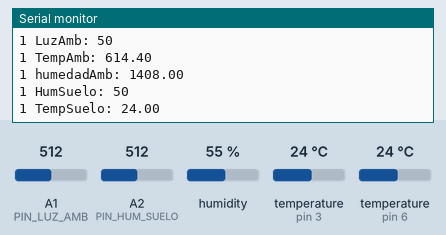
Simulated run of this sketch. Board: Arduino Uno, built with avr-gcc and run on an emulated ATmega328P. On the bench: the last lines printed to the serial monitor. Wiring (inferred from the names in the program): DHT11 sensor: data pin 6. Inputs (shaded band) come from the test bench; at power-on: humidity 55 %, temperature (sensors on pin 3, pin 6) 24 °C, A1 (PIN_LUZ_AMB) = 512, A2 (PIN_HUM_SUELO) = 512. EEPROM starts erased. At 15.8 s the program stops and its outputs stay as they are.

Above: at 2.2 s.
2.3 s: humidity set to 22 %
At 3.6 s:
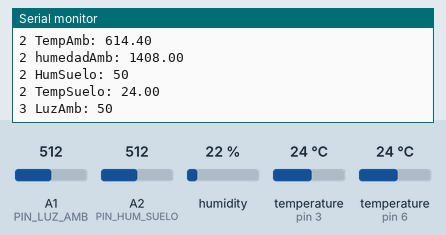
3.9 s: temperature (sensor on pin 3) set to 12 °C
At 3.9 s:
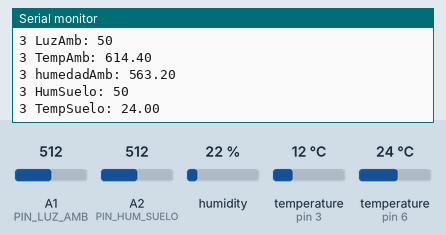
5.5 s: A1 (PIN_LUZ_AMB) set to 716
At 6.7 s:
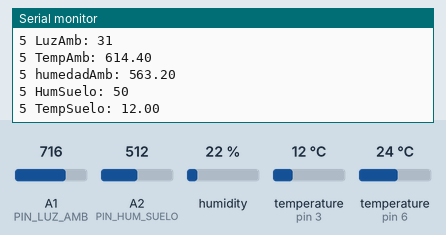
7.1 s: A2 (PIN_HUM_SUELO) set to 716
At 8.0 s:
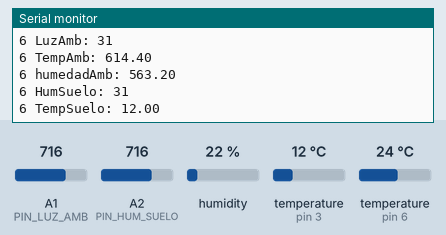
8.7 s: temperature (sensor on pin 6) set to 12 °C
At 8.7 s:
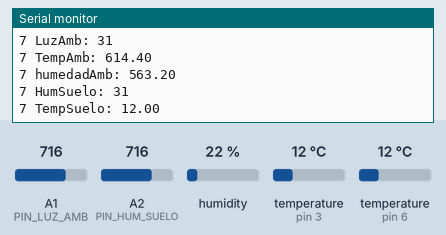
10.3 s: temperature (sensor on pin 3) set to 19 °C
At 16.7 s:
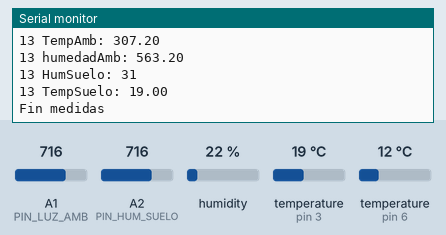
Timing chart, 0 to 17.3 s (numbered marks = the images above; inputs shaded):
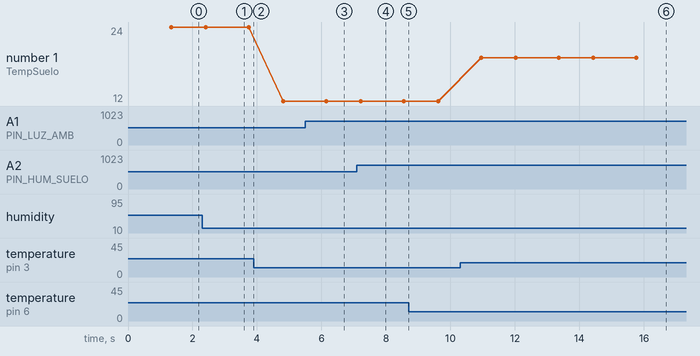

The sketch:

NucleoGrabacionPruebas.ino
```cpp
// LIBRERÍAS
#include <EEPROM.h>
#include "DHT.h"
#include <OneWire.h>

// NÚCLEO GRABACIÓN
// Control del numero de datos guardados
int numMedida=1;
#define NUM_MAX_MEDIDAS 13

// Tiempos entre medidas e inicial
const unsigned long TIEMPO_ESPERA_INICIAL = 1000;//12*long(3600)*long(1000);        //ms
const unsigned long TIEMPO_ESPERA_ENTRE_MEDIDAS = 1000; //2*long(3600)*long(1000);    //ms

// OTROS MÓDULOS
// Luz ambiente
#define PIN_LUZ_AMB A1
int posEscrLuzAmb = 52;

// Común a temperatura ambiente y humedad ambiente
#define PIN_TEMP_HUM_AMB 6
#define DHTTYPE DHT22
DHT sensorTHAmb(PIN_TEMP_HUM_AMB, DHTTYPE);     // Objeto temperatura humedad ambiente

// Temperatura ambiente
int posEscrTempAmb = 65;

// Humedad ambiente
int posEscrHumAmb = 117;

// Humedad suelo
#define PIN_HUM_SUELO A2
int posEscrHumSuelo = 169;

// Temperatura suelo
#define PIN_TEMP_SUELO 3
int posEscrTempSuelo = 0;
OneWire sensorTempSuelo (PIN_TEMP_SUELO);     // Objeto temperatura suelo

// NÚCLEO GRABACIÓN
void setup() {
  // Pruebas ??
  Serial.begin(9600);

  // Iniciar objetos
  sensorTHAmb.begin();
  //sensorTempSuelo.begin(); ??

  // Espera inicial
  delay(TIEMPO_ESPERA_INICIAL);
}

void loop() {
  // Llamar a las funciones de lectura de los sensores
  grabar1ValorMasLuzAmb();
  grabar1ValorMasTempAmb();
  grabar1ValorMasHumAmb();
  grabar1ValorMasHumSuelo();
  grabar1ValorMasTempSuelo();

  // Incremento contador medidas si son correctas
  numMedida++;

  // Posible bloqueo (en cuanto lee la última medida se bloquea)
  if(numMedida>NUM_MAX_MEDIDAS){
      Serial.println("Fin medidas");
      while(1);                                   // Deja parado el sistema cuando alcanza el numero de medidas. SUSTITUIR POR DORMIR SISTEMA
  }

  //Tiempo espera entre medidas
  delay (TIEMPO_ESPERA_ENTRE_MEDIDAS);
}


// FUNCIONES DISTINTOS SENSORES
// Humedad suelo
void grabar1ValorMasHumSuelo() {
  int humedadSuelo;
  humedadSuelo = analogRead(PIN_HUM_SUELO);
  humedadSuelo = map(humedadSuelo, 0, 1023, 100, 0);
  Serial.print(numMedida);
    Serial.print(" HumSuelo: ");
    Serial.println(humedadSuelo);
  EEPROM.put(posEscrHumSuelo, humedadSuelo);
  posEscrHumSuelo =  posEscrHumSuelo + sizeof(int);
}


// Luz
void grabar1ValorMasLuzAmb() {
  byte luz = map(analogRead(PIN_LUZ_AMB), 0, 1023, 100, 0);
  Serial.print(numMedida);
    Serial.print(" LuzAmb: ");
    Serial.println(luz);
  EEPROM.put(posEscrLuzAmb, luz);
  posEscrLuzAmb++;
}

// Humedad ambiente
void grabar1ValorMasHumAmb(){
    float humedad = sensorTHAmb.readHumidity();
    Serial.print(numMedida);
    Serial.print(" humedadAmb: ");
    Serial.println(humedad);
    EEPROM.put(posEscrHumAmb,humedad);
    posEscrHumAmb=posEscrHumAmb+4;
}

// Temperatura ambiente
void grabar1ValorMasTempAmb(){
    float temperatura = sensorTHAmb.readTemperature();
    EEPROM.put(posEscrTempAmb,temperatura);
    Serial.print(numMedida);
    Serial.print(" TempAmb: ");
    Serial.println(temperatura);
    posEscrTempAmb=posEscrTempAmb+4;
}

// Temperatura del suelo
void grabar1ValorMasTempSuelo() {
  float temperature= getTemp();
  Serial.print(numMedida);
    Serial.print(" TempSuelo: ");
    Serial.println(temperature);
  EEPROM.put(posEscrTempSuelo,temperature);
  posEscrTempSuelo = posEscrTempSuelo + sizeof(float);
}

float getTemp(){
  // returns the temperature from one DS18S20 in DEG Celsius

  byte data[12];
  byte addr[8];

  if ( !sensorTempSuelo.search(addr)) {
      // no more sensors on chain, reset search
      sensorTempSuelo.reset_search();
      Serial.println("NO hay sensores en la cadena!");
      return -1000;
  }

  if ( OneWire::crc8( addr, 7) != addr[7]) {
      Serial.println("CRC is not valid!");
      return -1000;
  }

  if ( addr[0] != 0x10 && addr[0] != 0x28) {
      Serial.println("Device is not recognized");
      return -1000;
  }

  sensorTempSuelo.reset();
  sensorTempSuelo.select(addr);
  sensorTempSuelo.write(0x44,1); // start conversion, with parasite power on at the end

  byte present = sensorTempSuelo.reset();
  sensorTempSuelo.select(addr);
  sensorTempSuelo.write(0xBE); // Read Scratchpad


  for (int i = 0; i < 9; i++) { // we need 9 bytes
    data[i] = sensorTempSuelo.read();
  }

  sensorTempSuelo.reset_search();

  byte MSB = data[1];
  byte LSB = data[0];

  float tempRead = ((MSB << 8) | LSB); // using two's compliment
  float temperatureSum = tempRead / 16;

  return temperatureSum;
}
```

DHT.cpp
```cpp
// (licence header left out)
#include "DHT.h"

#define MIN_INTERVAL 2000

DHT::DHT(uint8_t pin, uint8_t type, uint8_t count) {
  _pin = pin;
  _type = type;
  #ifdef __AVR
    _bit = digitalPinToBitMask(pin);
    _port = digitalPinToPort(pin);
  #endif
  _maxcycles = microsecondsToClockCycles(1000);  // 1 millisecond timeout for
                                                 // reading pulses from DHT sensor.
  // Note that count is now ignored as the DHT reading algorithm adjusts itself
  // basd on the speed of the processor.
}

void DHT::begin(void) {
  // set up the pins!
  pinMode(_pin, INPUT_PULLUP);
  // Using this value makes sure that millis() - lastreadtime will be
  // >= MIN_INTERVAL right away. Note that this assignment wraps around,
  // but so will the subtraction.
  _lastreadtime = -MIN_INTERVAL;
  DEBUG_PRINT("Max clock cycles: "); DEBUG_PRINTLN(_maxcycles, DEC);
}

//boolean S == Scale.  True == Fahrenheit; False == Celcius
float DHT::readTemperature(bool S, bool force) {
  float f = NAN;

  if (read(force)) {
    switch (_type) {
    case DHT11:
      f = data[2];
      if(S) {
        f = convertCtoF(f);
      }
      break;
    case DHT22:
    case DHT21:
      f = data[2] & 0x7F;
      f *= 256;
      f += data[3];
      f *= 0.1;
      if (data[2] & 0x80) {
        f *= -1;
      }
      if(S) {
        f = convertCtoF(f);
      }
      break;
    }
  }
  return f;
}

float DHT::convertCtoF(float c) {
  return c * 1.8 + 32;
}

float DHT::convertFtoC(float f) {
  return (f - 32) * 0.55555;
}

float DHT::readHumidity(bool force) {
  float f = NAN;
  if (read()) {
    switch (_type) {
    case DHT11:
      f = data[0];
      break;
    case DHT22:
    case DHT21:
      f = data[0];
      f *= 256;
      f += data[1];
      f *= 0.1;
      break;
    }
  }
  return f;
}

//boolean isFahrenheit: True == Fahrenheit; False == Celcius
float DHT::computeHeatIndex(float temperature, float percentHumidity, bool isFahrenheit) {
  // Using both Rothfusz and Steadman's equations
  // http://www.wpc.ncep.noaa.gov/html/heatindex_equation.shtml
  float hi;

  if (!isFahrenheit)
    temperature = convertCtoF(temperature);

  hi = 0.5 * (temperature + 61.0 + ((temperature - 68.0) * 1.2) + (percentHumidity * 0.094));

  if (hi > 79) {
    hi = -42.379 +
             2.04901523 * temperature +
            10.14333127 * percentHumidity +
            -0.22475541 * temperature*percentHumidity +
            -0.00683783 * pow(temperature, 2) +
            -0.05481717 * pow(percentHumidity, 2) +
             0.00122874 * pow(temperature, 2) * percentHumidity +
             0.00085282 * temperature*pow(percentHumidity, 2) +
            -0.00000199 * pow(temperature, 2) * pow(percentHumidity, 2);

    if((percentHumidity < 13) && (temperature >= 80.0) && (temperature <= 112.0))
      hi -= ((13.0 - percentHumidity) * 0.25) * sqrt((17.0 - abs(temperature - 95.0)) * 0.05882);

    else if((percentHumidity > 85.0) && (temperature >= 80.0) && (temperature <= 87.0))
      hi += ((percentHumidity - 85.0) * 0.1) * ((87.0 - temperature) * 0.2);
  }

  return isFahrenheit ? hi : convertFtoC(hi);
}

boolean DHT::read(bool force) {
  // Check if sensor was read less than two seconds ago and return early
  // to use last reading.
  uint32_t currenttime = millis();
  if (!force && ((currenttime - _lastreadtime) < 2000)) {
    return _lastresult; // return last correct measurement
  }
  _lastreadtime = currenttime;

  // Reset 40 bits of received data to zero.
  data[0] = data[1] = data[2] = data[3] = data[4] = 0;

  // Send start signal.  See DHT datasheet for full signal diagram:
  //   http://www.adafruit.com/datasheets/Digital%20humidity%20and%20temperature%20sensor%20AM2302.pdf

  // Go into high impedence state to let pull-up raise data line level and
  // start the reading process.
  digitalWrite(_pin, HIGH);
  delay(250);

  // First set data line low for 20 milliseconds.
  pinMode(_pin, OUTPUT);
  digitalWrite(_pin, LOW);
  delay(20);

  uint32_t cycles[80];
  {
    // Turn off interrupts temporarily because the next sections are timing critical
    // and we don't want any interruptions.
    InterruptLock lock;

    // End the start signal by setting data line high for 40 microseconds.
    digitalWrite(_pin, HIGH);
    delayMicroseconds(40);

    // Now start reading the data line to get the value from the DHT sensor.
    pinMode(_pin, INPUT_PULLUP);
    delayMicroseconds(10);  // Delay a bit to let sensor pull data line low.

    // First expect a low signal for ~80 microseconds followed by a high signal
    // for ~80 microseconds again.
    if (expectPulse(LOW) == 0) {
      DEBUG_PRINTLN(F("Timeout waiting for start signal low pulse."));
      _lastresult = false;
      return _lastresult;
    }
    if (expectPulse(HIGH) == 0) {
      DEBUG_PRINTLN(F("Timeout waiting for start signal high pulse."));
      _lastresult = false;
      return _lastresult;
    }

    // Now read the 40 bits sent by the sensor.  Each bit is sent as a 50
    // microsecond low pulse followed by a variable length high pulse.  If the
    // high pulse is ~28 microseconds then it's a 0 and if it's ~70 microseconds
    // then it's a 1.  We measure the cycle count of the initial 50us low pulse
    // and use that to compare to the cycle count of the high pulse to determine
    // if the bit is a 0 (high state cycle count < low state cycle count), or a
    // 1 (high state cycle count > low state cycle count). Note that for speed all
    // the pulses are read into a array and then examined in a later step.
    for (int i=0; i<80; i+=2) {
      cycles[i]   = expectPulse(LOW);
      cycles[i+1] = expectPulse(HIGH);
    }
  } // Timing critical code is now complete.

  // Inspect pulses and determine which ones are 0 (high state cycle count < low
  // state cycle count), or 1 (high state cycle count > low state cycle count).
  for (int i=0; i<40; ++i) {
    uint32_t lowCycles  = cycles[2*i];
    uint32_t highCycles = cycles[2*i+1];
    if ((lowCycles == 0) || (highCycles == 0)) {
      DEBUG_PRINTLN(F("Timeout waiting for pulse."));
      _lastresult = false;
      return _lastresult;
    }
    data[i/8] <<= 1;
    // Now compare the low and high cycle times to see if the bit is a 0 or 1.
    if (highCycles > lowCycles) {
      // High cycles are greater than 50us low cycle count, must be a 1.
      data[i/8] |= 1;
    }
    // Else high cycles are less than (or equal to, a weird case) the 50us low
    // cycle count so this must be a zero.  Nothing needs to be changed in the
    // stored data.
  }

  DEBUG_PRINTLN(F("Received:"));
  DEBUG_PRINT(data[0], HEX); DEBUG_PRINT(F(", "));
  DEBUG_PRINT(data[1], HEX); DEBUG_PRINT(F(", "));
  DEBUG_PRINT(data[2], HEX); DEBUG_PRINT(F(", "));
  DEBUG_PRINT(data[3], HEX); DEBUG_PRINT(F(", "));
  DEBUG_PRINT(data[4], HEX); DEBUG_PRINT(F(" =? "));
  DEBUG_PRINTLN((data[0] + data[1] + data[2] + data[3]) & 0xFF, HEX);

  // Check we read 40 bits and that the checksum matches.
  if (data[4] == ((data[0] + data[1] + data[2] + data[3]) & 0xFF)) {
    _lastresult = true;
    return _lastresult;
  }
  else {
    DEBUG_PRINTLN(F("Checksum failure!"));
    _lastresult = false;
    return _lastresult;
  }
}

// Expect the signal line to be at the specified level for a period of time and
// return a count of loop cycles spent at that level (this cycle count can be
// used to compare the relative time of two pulses).  If more than a millisecond
// ellapses without the level changing then the call fails with a 0 response.
// This is adapted from Arduino's pulseInLong function (which is only available
// in the very latest IDE versions):
//   https://github.com/arduino/Arduino/blob/master/hardware/arduino/avr/cores/arduino/wiring_pulse.c
uint32_t DHT::expectPulse(bool level) {
  uint32_t count = 0;
  // On AVR platforms use direct GPIO port access as it's much faster and better
  // for catching pulses that are 10's of microseconds in length:
  #ifdef __AVR
    uint8_t portState = level ? _bit : 0;
    while ((*portInputRegister(_port) & _bit) == portState) {
      if (count++ >= _maxcycles) {
        return 0; // Exceeded timeout, fail.
      }
    }
  // Otherwise fall back to using digitalRead (this seems to be necessary on ESP8266
  // right now, perhaps bugs in direct port access functions?).
  #else
    while (digitalRead(_pin) == level) {
      if (count++ >= _maxcycles) {
        return 0; // Exceeded timeout, fail.
      }
    }
  #endif

  return count;
}
```

DHT.h
```cpp
// (licence header left out)
#ifndef DHT_H
#define DHT_H

#if ARDUINO >= 100
 #include "Arduino.h"
#else
 #include "WProgram.h"
#endif


// Uncomment to enable printing out nice debug messages.
//#define DHT_DEBUG

// Define where debug output will be printed.
#define DEBUG_PRINTER Serial

// Setup debug printing macros.
#ifdef DHT_DEBUG
  #define DEBUG_PRINT(...) { DEBUG_PRINTER.print(__VA_ARGS__); }
  #define DEBUG_PRINTLN(...) { DEBUG_PRINTER.println(__VA_ARGS__); }
#else
  #define DEBUG_PRINT(...) {}
  #define DEBUG_PRINTLN(...) {}
#endif

// Define types of sensors.
#define DHT11 11
#define DHT22 22
#define DHT21 21
#define AM2301 21


class DHT {
  public:
   DHT(uint8_t pin, uint8_t type, uint8_t count=6);
   void begin(void);
   float readTemperature(bool S=false, bool force=false);
   float convertCtoF(float);
   float convertFtoC(float);
   float computeHeatIndex(float temperature, float percentHumidity, bool isFahrenheit=true);
   float readHumidity(bool force=false);
   boolean read(bool force=false);

 private:
  uint8_t data[5];
  uint8_t _pin, _type;
  #ifdef __AVR
    // Use direct GPIO access on an 8-bit AVR so keep track of the port and bitmask
    // for the digital pin connected to the DHT.  Other platforms will use digitalRead.
    uint8_t _bit, _port;
  #endif
  uint32_t _lastreadtime, _maxcycles;
  bool _lastresult;

  uint32_t expectPulse(bool level);

};

class InterruptLock {
  public:
   InterruptLock() {
    noInterrupts();
   }
   ~InterruptLock() {
    interrupts();
   }

};

#endif
```

Measured:
- after the input at 5.5 s, the serial monitor: prints a new line after 0.31 s (image 3)
- after the input at 7.1 s, the serial monitor: prints a new line after 0.10 s (image 4)
- after the input at 10.3 s, the serial monitor: prints a new line after 0.66 s (image 6)
- plotted number 1: 24 → 12 after the input at 3.9 s, 12 → 19 after the input at 10.3 s
